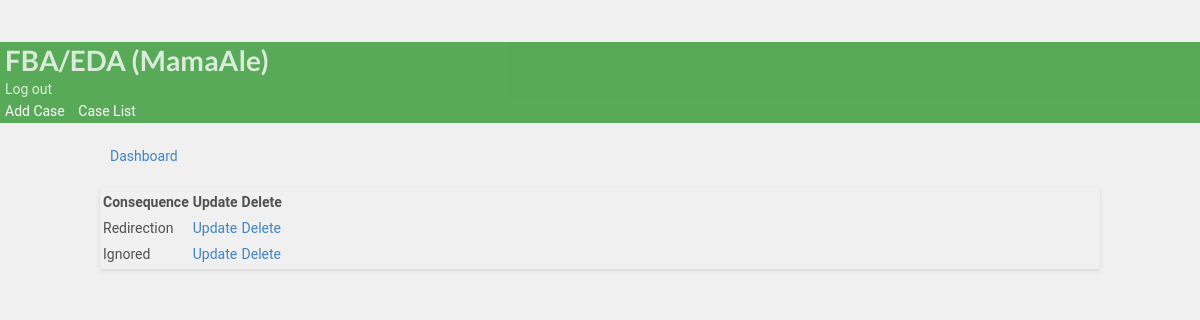
The app's page /edit_consequence/2/ (signed in) with its own data.
### bip/models.py (models this page shows)
class Consequence(models.Model):
        behaviorconsequence = models.CharField(max_length=30, null=True, blank=True,verbose_name= 'Consequence')
        student= models.ForeignKey(Student,on_delete=models.CASCADE)
        user = models.ForeignKey(User, on_delete=models.CASCADE,  default=None)
        def __str__(self):
          return self.behaviorconsequence

### bip/views.py (the view)
# urls.py: path('edit_consequence/<pk>/', views.edit_consequence_view, name='edit_consequence'),
@login_required(login_url='case_manager_login')
@user_passes_test(is_case_manager)
def edit_consequence_view(request, pk ):
    student = Student.objects.get(id=pk)
    consequence = Consequence.objects.all()
    consequencepest  = Consequence.objects.filter(user=request.user)
    conseqenceset = student.consequence_set.all()
    context= {
        'conseqenceset':conseqenceset,
        'student':student,
    }
    return render(request, 'bip/edit_consequence.html', context)

### bip/context_processors.py (called while the page is built)
def user_context(request):
    user = get_user(request)
    return {'user': user}

### bip/templatetags/custom_filters.py (called while the page is built)
@register.filter(name='is_case_manager')
def is_case_manager(user):
    return user.groups.filter(name='CASE MANAGER').exists()

### bip/views.py (called while the page is built)
def is_case_manager(user):
    return user.groups.filter(name='CASE MANAGER').exists()

### bip/templates/bip/edit_consequence.html (shortened to what this page needs)
{% extends 'partials/base.html' %}
{% block content %}
<br>
<div class="container">
  <a class="btn btn-outline-info btn-sm btn-block" href="{% url 'bip:dashboard' student.id %}"
  >Dashboard</a>
  <br>
<div class="row">
  <div class="col-md">
    <div class="card card-body">
      <table class="table table-striped">
        <tr>
          <th>Consequence</th>
          <th>Update</th>
          <th>Delete</th>
        </tr>
        {% for consequence_incident in conseqenceset %}
                <tr>
                    <td>{{consequence_incident }}</td>
                    <td><a class="btn btn-warning" href="{% url 'bip:update_consequence' consequence_incident.id%}">Update</a>
                    </td>
                    <td><a class="btn btn-danger" href="{% url 'bip:delete_consequence' consequence_incident.id %}">Delete</a></td>
                </tr>
        {% endfor%}
      </table>
    </div>
  </div>
</div>
<br>
</div>
<br>
{% endblock %}

### bip/templates/partials/nav.html (shortened to what this page needs)
{% load custom_filters %}
  <nav class="navbar navbar-dark ">
          <div class="navbar navbar-expand-lg">
                    {% if user.is_authenticated  %}
                    <div class="navbar-new">
                    <h1 class="logo"> <a class="colorwhite" href="">FBA/EDA ({{ user.username }})</a></h1>
          </div>
              <a class='colorwhite' class="nav-item nav-link" href="{% url 'bip:logout' %}"  >Log out</a>
          </div>
                 <div class="navbar-nav ml-auto">
                        {% if user|is_case_manager %}
              <a class="colorwhite" href="{% url 'bip:create_student' %}">Add Case</a>
              <a class="colorwhite" href="{% url 'bip:for_user' username=user.username %}">Case List</a>
                </div>
                {% endif %}
        {% endif %}
</nav>

### staticfiles/static_cdn/static_root/css/style.css (style rules this page uses)
body { background: white }
.navbar { opacity: 0.8; transition: 0.5s; background-color: #393 !important; color: #393; opacity: 0.8; transition: 0.5s; }
.navbar .colorwhite { color: white; ; text-decoration: none; padding: 5px; }
body { padding-top: 3rem; padding-bottom: 3rem; color: rgb(var(--bs-tertiary-color-rgb)); }

### bip/templates/bip/edit_consequence.html (style rules this page uses)
body { font-family: 'Roboto', sans-serif; background-color: #f0f0f0; color: #505050; line-height: 1.6; }
.container { max-width: 1000px; margin: auto; }
.btn-outline-info { width: 100%; padding: 10px; margin-bottom: 20px; }
.card { margin-bottom: 20px; box-shadow: 0 2px 4px rgba(0, 0, 0, 0.1); }
.table { margin-top: 20px; }

### records on screen
Consequence: behaviorconsequence "Redirection"
Consequence: behaviorconsequence "Ignored"

### other values on screen
{{ user.username }} "MamaAle"
